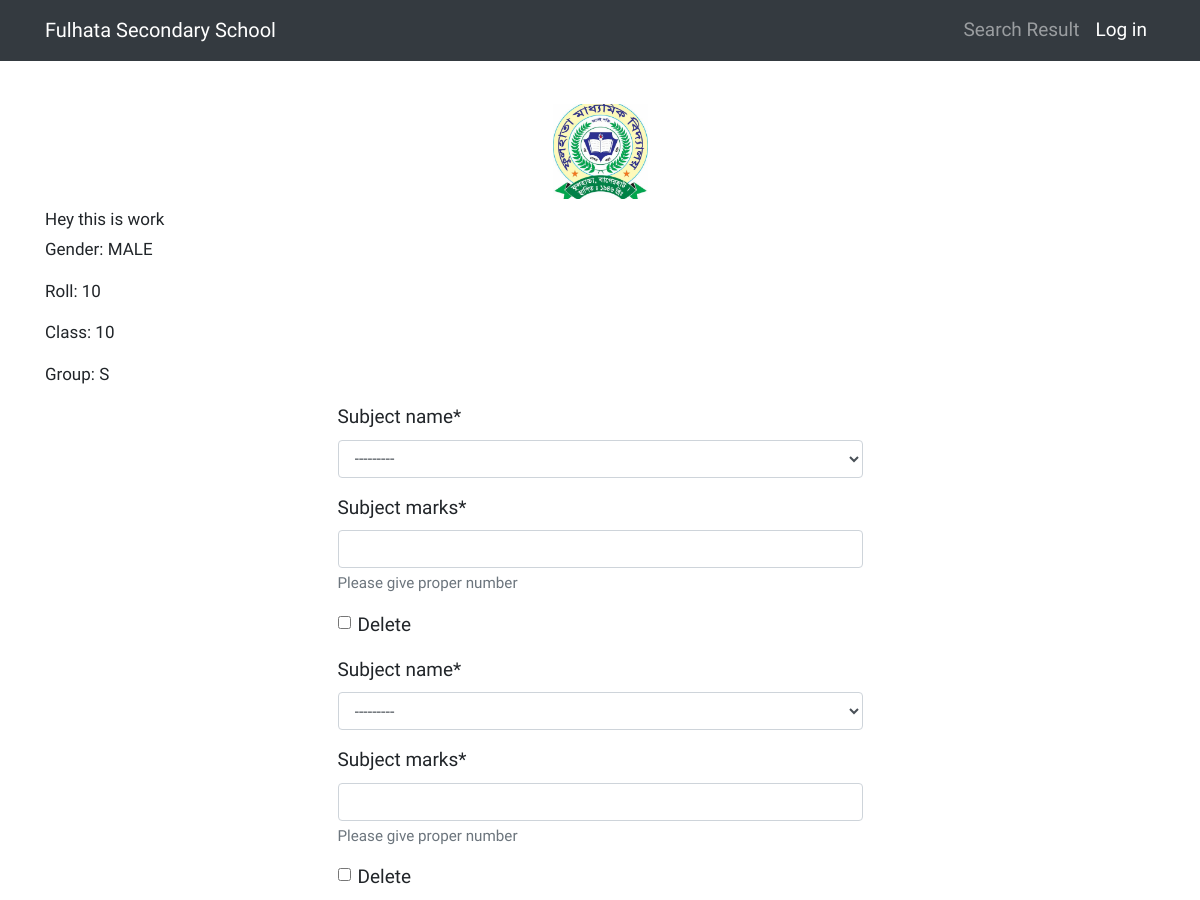
Page /results/std_add_marks_func/4/ (signed in, upper part) on the earlier database version.
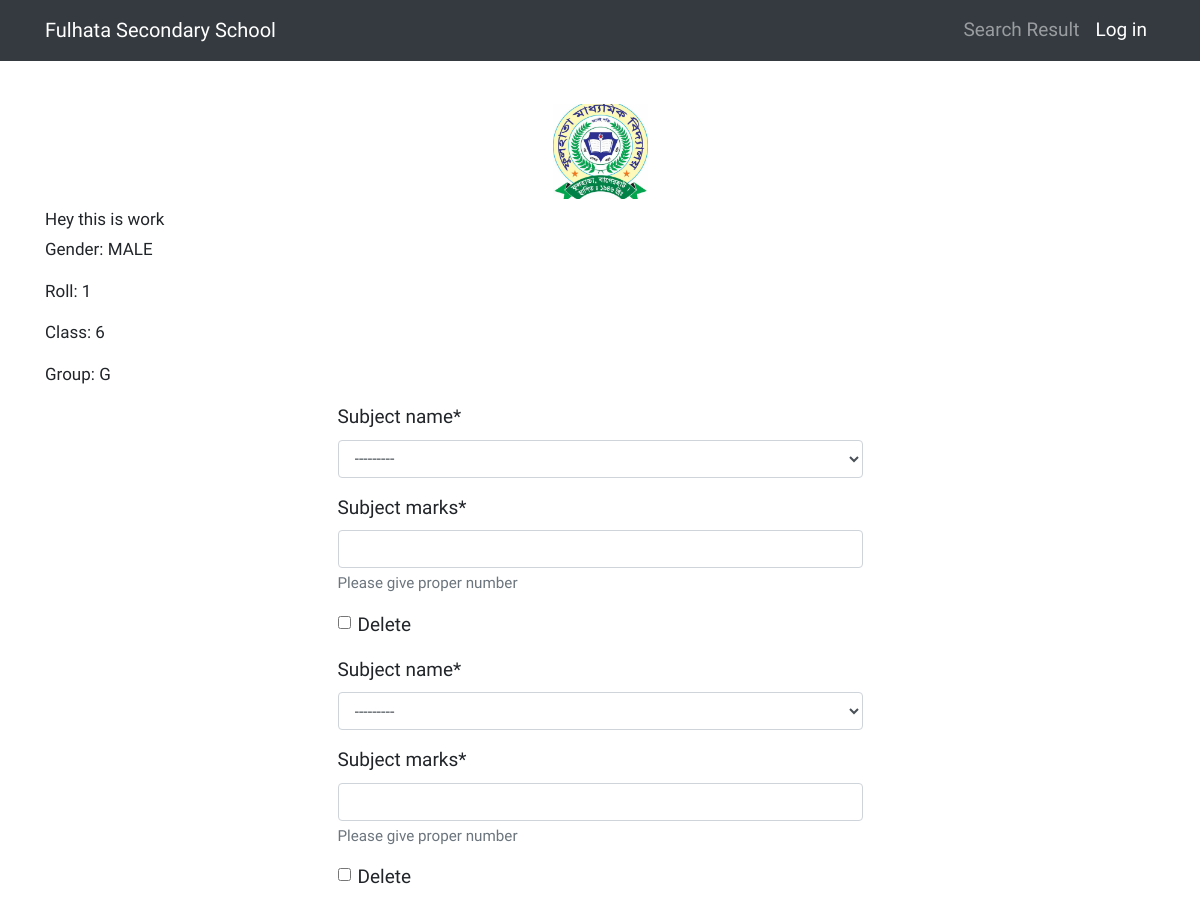
Same page on the later database version.
### results/models.py (models this page shows, shortened)
class StdCommon(models.Model):
    pub_date = models.DateTimeField(auto_now_add=True)
    update_date = models.DateTimeField(auto_now=True)

class StudentInfo(StdCommon):
    std_name = models.CharField('Student Name',max_length=100, help_text='Type only student Full Name like as Nazmul Islam or Nazrul Islam')
    std_class = models.CharField('Student Class',max_length=2, choices=STD_CLASS, default=6, help_text='Select a class')
    std_roll = models.IntegerField('Roll Number',help_text='Type Student Roll Number (Only Number)')
    std_group=models.CharField('Group', choices=STD_GROUP, max_length=1, default='G')
    std_gender=models.CharField('Gender', max_length=10, choices=STD_GENDER, default='MALE')
    std_subjects = models.ManyToManyField(StdSubject)
    std_total_marks = models.FloatField('Total Marks', default=0, blank=True, null=True)
    std_gpa = models.CharField('GPA', max_length=50,default='F', blank=True, null=True)
    std_grade_point_total_sum=models.FloatField('Total Avg Number per Subject', blank=True, null=True) # toal grade point sum
    std_grade_point_total_subject_avg = models.FloatField(
        'Total GPA', blank=True, null=True) #avg gradepoint
    std_fail_subject=models.IntegerField('Fail Subject', blank=True, null=True)
    rank=models.IntegerField('Student Rank in School',default=0)
    class Meta:
            verbose_name = ("Student Detail")
            verbose_name_plural = ("Student Detail's")
            ordering = ['std_roll']

### results/views.py (the view)
# urls.py: re_path(r"std_add_marks_func/(?P<pk>\d+)/$", student_add_marks, name='stdAdd_marks'),
@login_required
def student_add_marks(request, pk):
    std=StudentInfo.objects.get(pk=pk)
    AuthorFormSet = inlineformset_factory(
        StudentInfo, Marks, fields=('subject_name', 'subject_marks',), fk_name='std_name', extra=30)
    if request.method == 'POST':
        formset = AuthorFormSet(request.POST, request.FILES, instance=std)
        if formset.is_valid():
            formset.save()
    else:
        formset = AuthorFormSet()
    return render(request, 'results/std_add_marks_func.html', {'form': formset, 'std': std})

### results/models.py (called while the page is built)
    def __str__(self):
        return self.subject_type+' Code: '+self.subject_code+' - '+self.subject_name+' | class: '+self.subjet_class

### results/templates/results/std_add_marks_func.html (shortened to what this page needs)
{% extends "results/base.html" %} {% load crispy_forms_tags %} {% block main_content %}
<h2>Hey this is work</h2>
<p>Gender: {{std.std_gender}}</p>
<p>Roll: {{std.std_roll}}</p>
<p>Class: {{std.std_class}}</p>
<p>Group: {{std.std_group}}</p>
<div class="col-md-6 offset-md-3  centered">
    <form action="" method="POST">
        {% csrf_token %} {{form | crispy}}
    </form>
</div>
ff{{x}} {% endblock main_content %}

Differences in the rows shown:
changed StudentInfo "MALE": std_roll "10" → "1"; std_class "10" → "6"; std_group "S" → "G"
